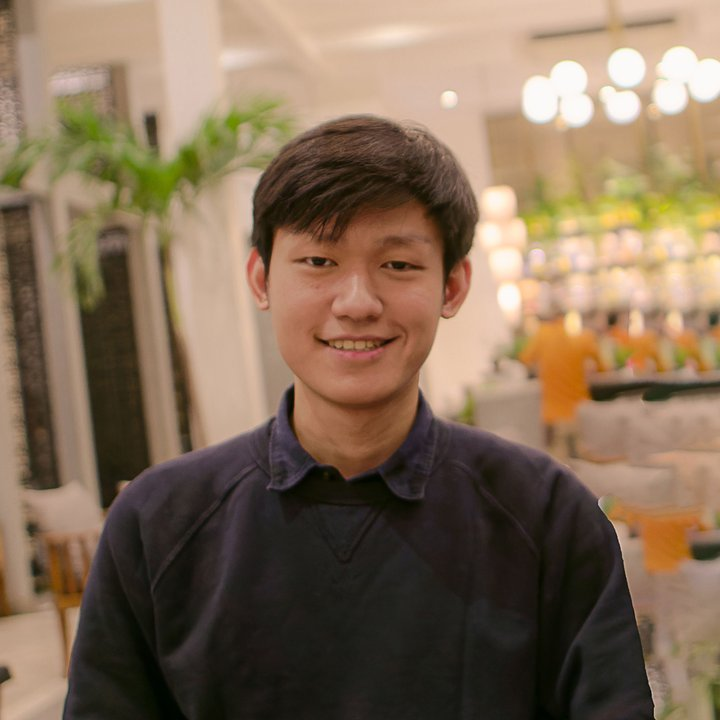
#> input picture assets/profile.jpg, 720 x 720 px, found by its file name
$ python make_og.py
#> lines starting #> are read from the running program, lines starting #| are printed output that depends on the picture; after the words box and inside, x2 and y2 are one past the last pixel; in counts of white or black regions, pixels touching at a corner belong together
#!/usr/bin/env python3
"""Generate the 1200x630 social preview card (assets/og.png).

Text is fixed content for this site, not scraped data, so the script is the
single source: edit the strings here and re-run.

    python tools/make_og.py
"""

from __future__ import annotations

import os

from PIL import Image, ImageDraw, ImageFont

W, H = 1200, 630
BG = (11, 15, 20)
PANEL = (17, 24, 35)
LINE = (30, 42, 58)
TEXT = (219, 230, 243)
DIM = (143, 161, 184)
ACCENT = (74, 168, 255)

MONO = [r"C:\Windows\Fonts\consola.ttf", "/usr/share/fonts/truetype/dejavu/DejaVuSansMono.ttf"]
SANS = [r"C:\Windows\Fonts\segoeuib.ttf", r"C:\Windows\Fonts\Arial Bold.ttf"]
SANS_REG = [r"C:\Windows\Fonts\segoeui.ttf", r"C:\Windows\Fonts\Arial.ttf"]


def font(paths, size):
    for path in paths:
        if os.path.isfile(path):
            return ImageFont.truetype(path, size)
    return ImageFont.load_default()


def main() -> int:
    image = Image.new("RGB", (W, H), BG)
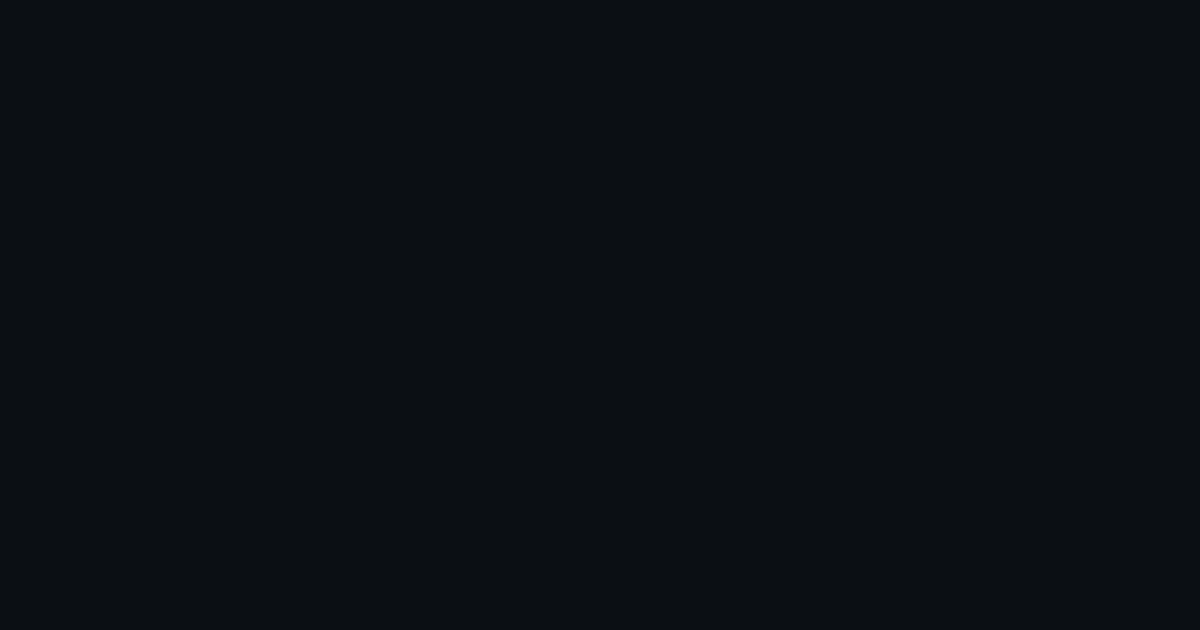
#> image: PIL image 1200x630 RGB; mean R, G, B 11, 15, 20
    draw = ImageDraw.Draw(image)

    # subtle grid of dots, same family as the site's panels
    for x in range(40, W, 40):
        for y in range(40, H, 40):
            draw.point((x, y), fill=(23, 31, 42))

    draw.rounded_rectangle([(36, 36), (W - 36, H - 36)], radius=18, outline=LINE, width=2)
    draw.rectangle([(36, 36), (44, H - 36)], fill=ACCENT)

    # portrait on the right, circular, with the same ring as the site avatar
    photo_path = "assets/profile.jpg"
    if os.path.isfile(photo_path):
        size = 260
        cx, cy = W - 210, 190
        photo = Image.open(photo_path).convert("RGB").resize((size, size), Image.LANCZOS)
        mask = Image.new("L", (size, size), 0)
#> mask: PIL image 260x260 L; every value is 0
        ImageDraw.Draw(mask).ellipse((0, 0, size - 1, size - 1), fill=255)
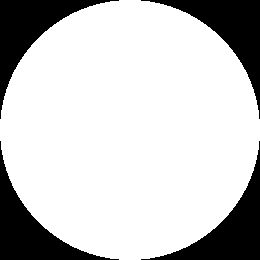
#> mask: PIL image 260x260 L; 78.5% white; 4 black regions, box (x1, y1, x2, y2) and area: (0, 0, 119, 119) 3638, (141, 0, 260, 119) 3638, (0, 141, 119, 260) 3638, (141, 141, 260, 260) 3638
        image.paste(photo, (cx - size // 2, cy - size // 2), mask)
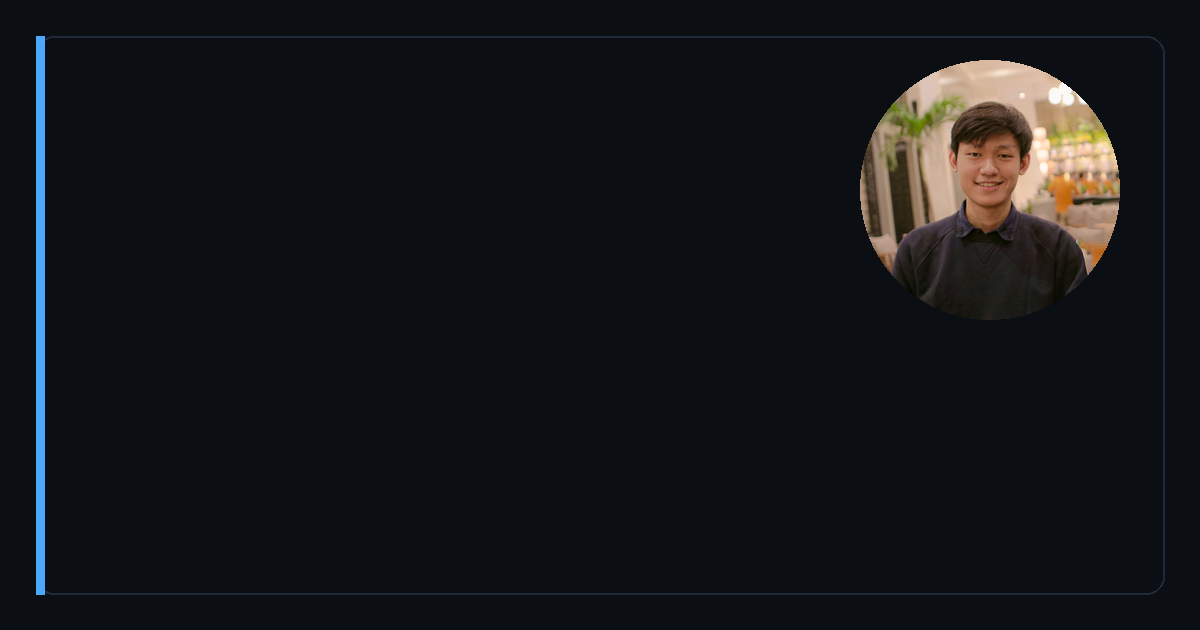
#> image: PIL image 1200x630 RGB; mean R, G, B 19.7, 22.5, 26.3
        draw.ellipse(
            [(cx - size // 2 - 8, cy - size // 2 - 8), (cx + size // 2 + 8, cy + size // 2 + 8)],
            outline=ACCENT,
            width=3,
        )

    draw.text((86, 96), "FERNANDO", font=font(MONO, 20), fill=DIM)
    draw.text((86, 150), "Frontend engineer", font=font(SANS, 58), fill=TEXT)
    draw.text((86, 220), "& security tooling", font=font(SANS, 58), fill=ACCENT)

    draw.text(
        (86, 320),
        "4+ years building product interfaces and the internal tools",
        font=font(SANS_REG, 26),
        fill=DIM,
    )
    draw.text(
        (86, 358),
        "that check them. Open-source Python: headerhawk, loghawk.",
        font=font(SANS_REG, 26),
        fill=DIM,
    )

    for index, label in enumerate(("github.com/nandooliauw", "linkedin.com/in/nandooliauw", "Bekasi, Indonesia")):
        x = 86 + index * 340
        draw.rounded_rectangle([(x, 452), (x + 8, 460)], radius=2, fill=ACCENT)
        draw.text((x + 18, 448), label, font=font(MONO, 17), fill=DIM)

    os.makedirs("assets", exist_ok=True)
    image.save("assets/og.png", "PNG", optimize=True)
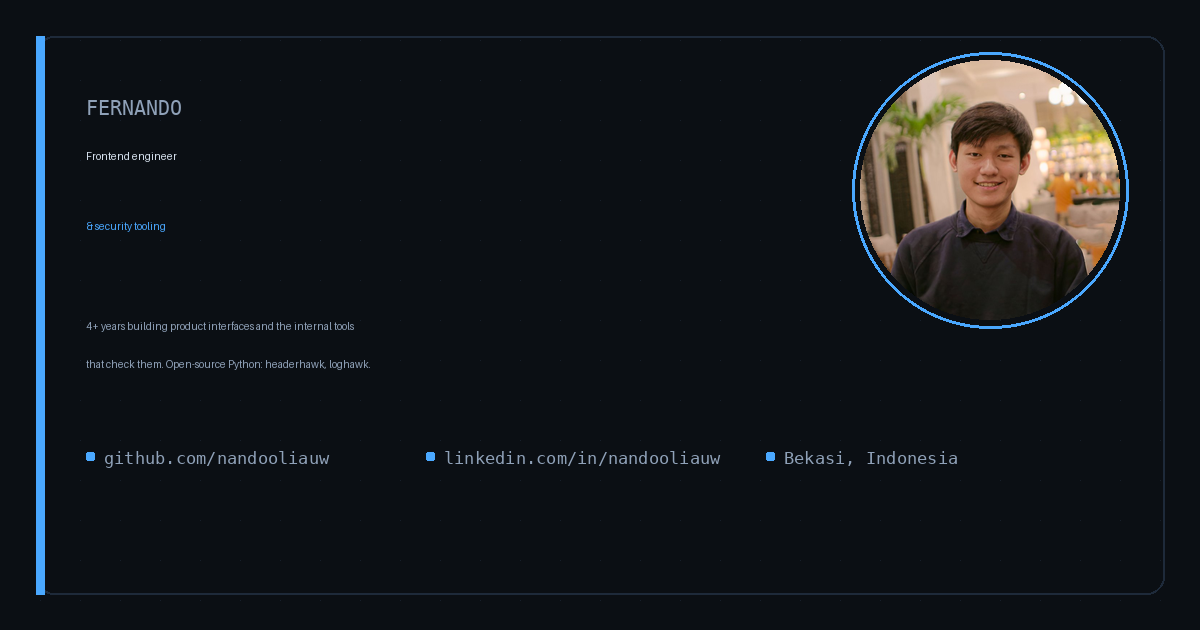
#> saved as og.png: PIL image 1200x630 RGB; mean R, G, B 20.7, 23.9, 28
    print(f"wrote assets/og.png ({image.width}x{image.height}, {os.path.getsize('assets/og.png')} bytes)")
#| wrote assets/og.png (1200x630, 102830 bytes)
    return 0


if __name__ == "__main__":
    raise SystemExit(main())
#> (the program exits here)

$ run again, with assets/app-indonesia-biru-menu.jpg copied over assets/profile.jpg
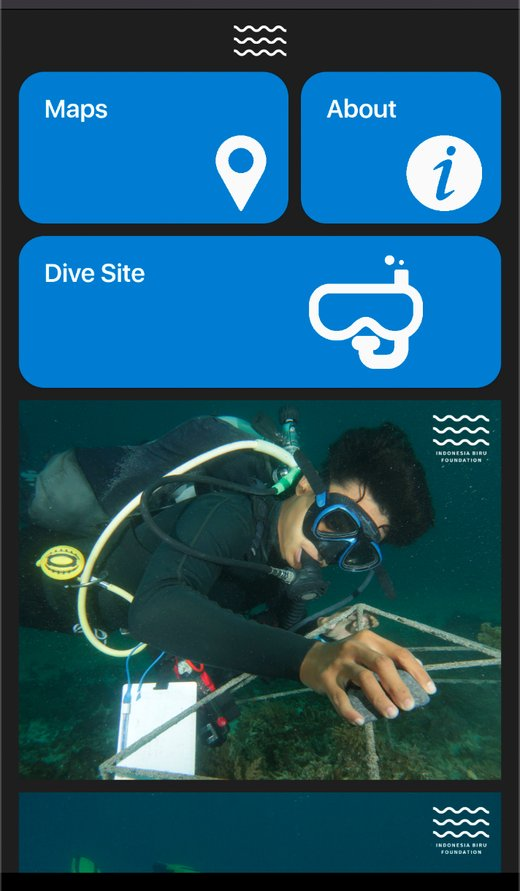
#> input picture assets/app-indonesia-biru-menu.jpg, 520 x 891 px, found by its file name
#> in main, `photo = Image.open(photo_path).convert("RGB").resize((size, size), Ima..`:
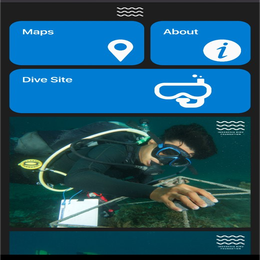
#> photo: PIL image 260x260 RGB; mean R, G, B 30.7, 84.2, 107.4
#> in main, `image.save("assets/og.png", "PNG", optimize=True)`:
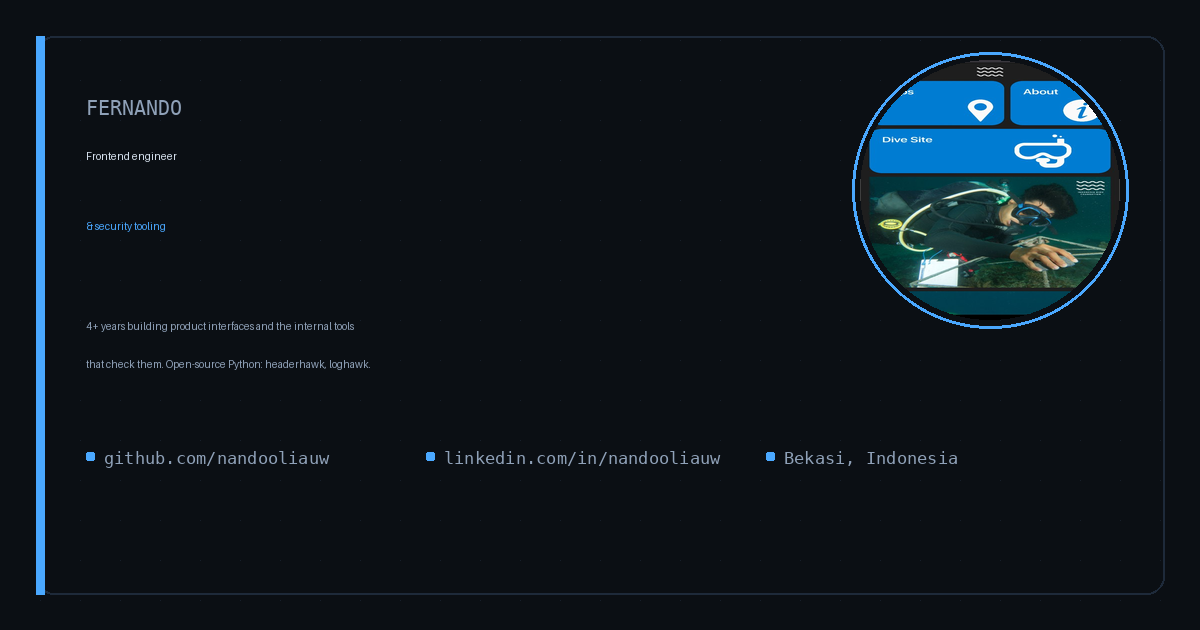
#> saved as og.png: PIL image 1200x630 RGB; mean R, G, B 14, 23, 30.5
#| wrote assets/og.png (1200x630, 87527 bytes)

$ run again, with assets/app-indonesia-biru.jpg copied over assets/profile.jpg
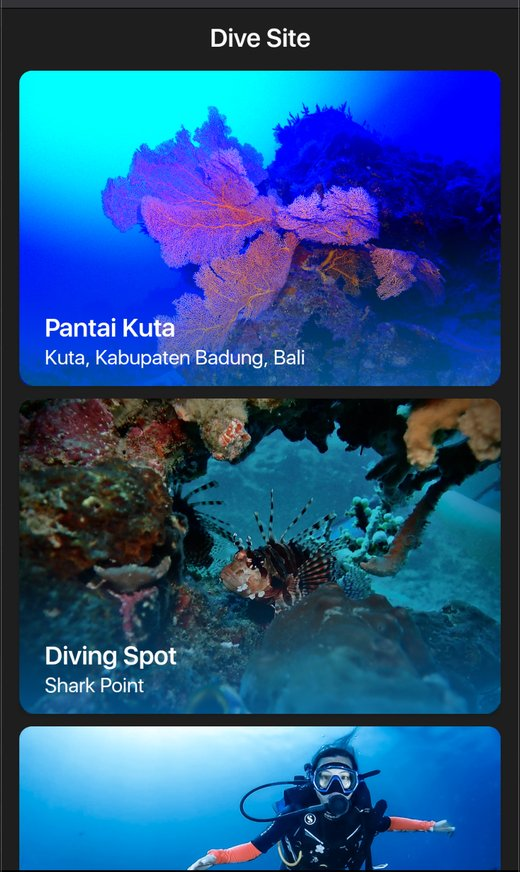
#> input picture assets/app-indonesia-biru.jpg, 520 x 872 px, found by its file name
#> in main, `photo = Image.open(photo_path).convert("RGB").resize((size, size), Ima..`:
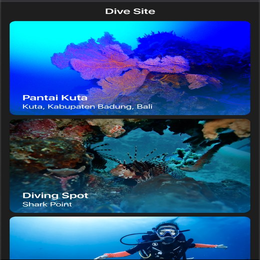
#> photo: PIL image 260x260 RGB; mean R, G, B 35.7, 80.5, 131.6
#> in main, `image.save("assets/og.png", "PNG", optimize=True)`:
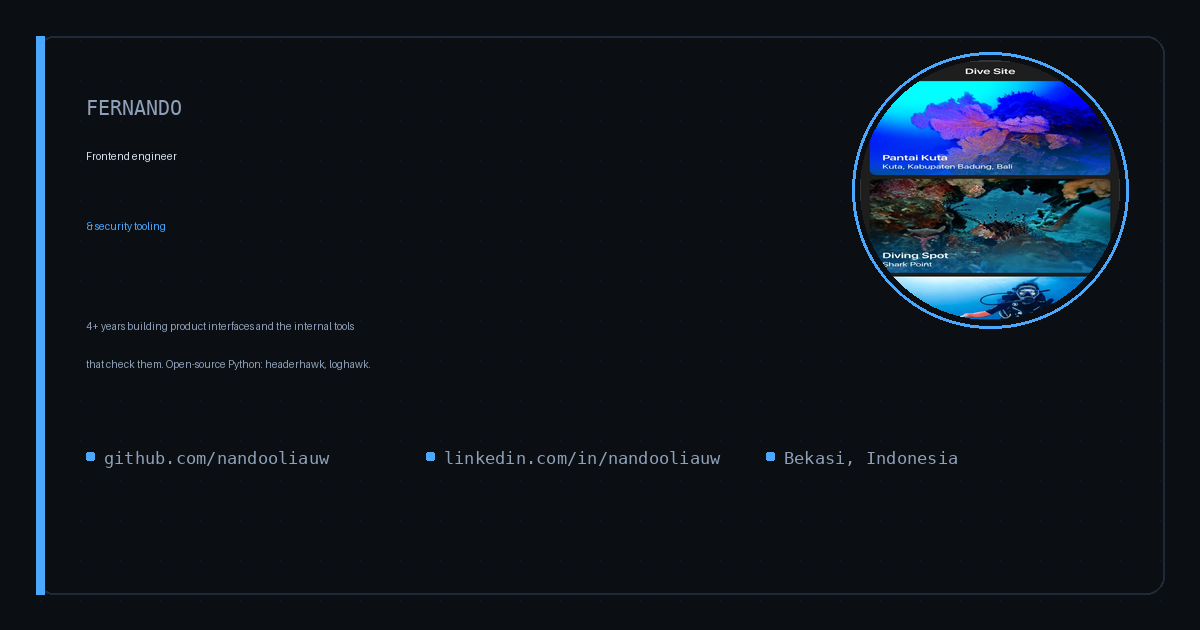
#> saved as og.png: PIL image 1200x630 RGB; mean R, G, B 14.5, 22.3, 31.7
#| wrote assets/og.png (1200x630, 119007 bytes)
